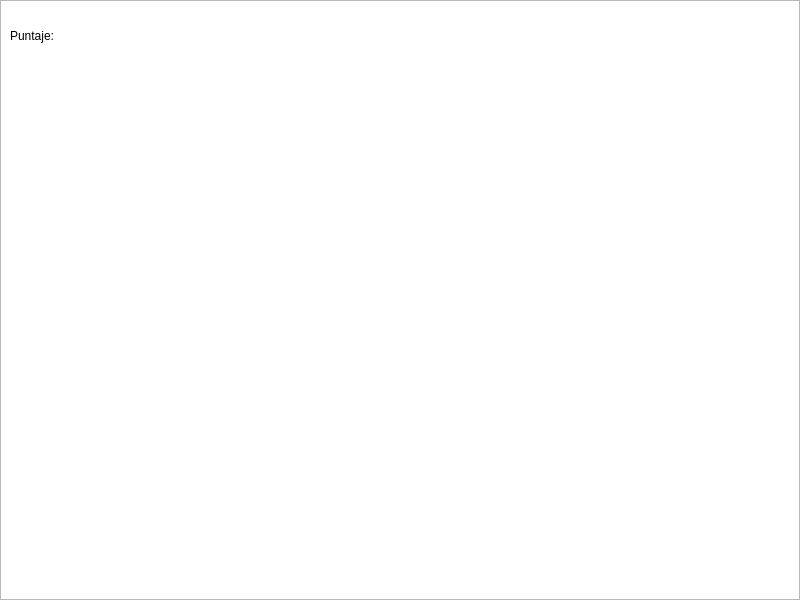
<?xml version="1.0" encoding="UTF-8"?>
<ui version="4.0">
 <class>MainWindow</class>
 <widget class="QMainWindow" name="MainWindow">
  <property name="geometry">
   <rect>
    <x>0</x>
    <y>0</y>
    <width>800</width>
    <height>600</height>
   </rect>
  </property>
  <property name="windowTitle">
   <string>MainWindow</string>
  </property>
  <widget class="QWidget" name="centralwidget">
   <widget class="QGraphicsView" name="Game_View_1">
    <property name="geometry">
     <rect>
      <x>0</x>
      <y>0</y>
      <width>800</width>
      <height>600</height>
     </rect>
    </property>
   </widget>
   <widget class="QLabel" name="Puntaje">
    <property name="geometry">
     <rect>
      <x>10</x>
      <y>10</y>
      <width>231</width>
      <height>51</height>
     </rect>
    </property>
    <property name="text">
     <string>Puntaje: </string>
    </property>
   </widget>
  </widget>
 </widget>
 <resources/>
 <connections/>
</ui>
